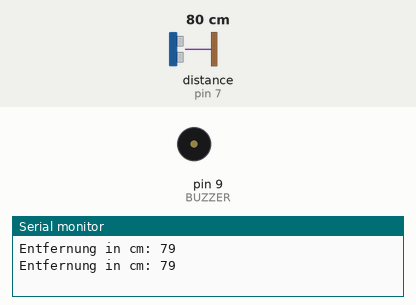
Bench run of a sketch on a simulated Arduino Uno, built with avr-gcc and run on an emulated ATmega328P. Parts: buzzer (waves = sounding, pin HIGH), the last lines printed to the serial monitor. Wiring (inferred from the names in the program): ultrasonic range finder: trigger pin 8; echo pin 7. The test bench sets the inputs (shaded band); at power-on: distance to the obstacle (sensor on pin 7) 80 cm. The echo pulse lasts 58.3 µs per cm; pins used as bus, display or sensor lines are not drawn.

Above: at 1.3 s.
1.4 s: distance to the obstacle (sensor on pin 7) set to 22 cm
3.2 s: distance to the obstacle (sensor on pin 7) set to 18 cm
At 4.7 s:
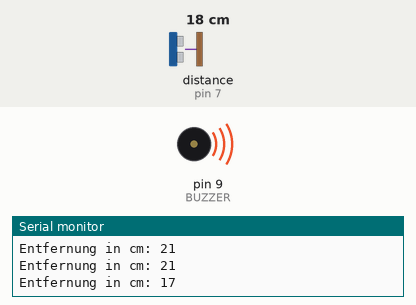
8.0 s: distance to the obstacle (sensor on pin 7) set to 2 cm
Timing chart, 0 to 12.0 s (numbered marks = the images above; inputs shaded):
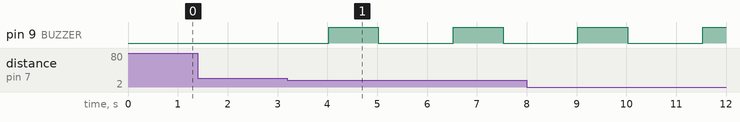

Measured:
- the behaviour switches between 21 and 20 cm on distance to the obstacle (sensor on pin 7) (found by bisection; images 0 and 1)
- after the input at 3.2 s, pin 9 (BUZZER): alternates HIGH for 1.0 s and LOW for 1.5 s, starting after 0.83 s

The sketch:

sketch.ino
```cpp
uint8_t TRIGGER = 8; // [SIGNAL SENDEN]
uint8_t ECHO = 7; // [SIGNAL EMPFANGEN] reflektierter Ultraschallsignall kommt zum Sensor zurück
uint8_t BUZZER = 9; // zum + Pol des Buzzers!!!
unsigned long duration;

void setup() {
  pinMode(TRIGGER, OUTPUT);
  pinMode(ECHO, INPUT);
  pinMode(BUZZER, OUTPUT);

  Serial.begin(9600);

}

void loop() {
//  kurz auf LOW um Störungen des Signals zu vermeiden
  digitalWrite(TRIGGER, LOW);
  delayMicroseconds(2);

  digitalWrite(TRIGGER, HIGH);
  delayMicroseconds(10);
  digitalWrite(TRIGGER, LOW);

  // pulseIn -> Zeit messen, bis das Signal zurückkommt
  // pulseIn [Works on pulses from 10 microseconds to 3 minutes in length]
  duration = pulseIn(ECHO, HIGH);
  // Entfernung in cm berechnen
  // Zeit/2 -> nur eine Strecke
  int Entfernung = (duration / 2) * 0.0343;
  delay(500);

// Debugging
  Serial.print("Entfernung in cm: ");
  Serial.println(Entfernung);

  if (Entfernung < 20){
    digitalWrite(BUZZER, HIGH);
    delay(1000);
    digitalWrite(BUZZER, LOW);
    delay(1000);
  }

}
```
